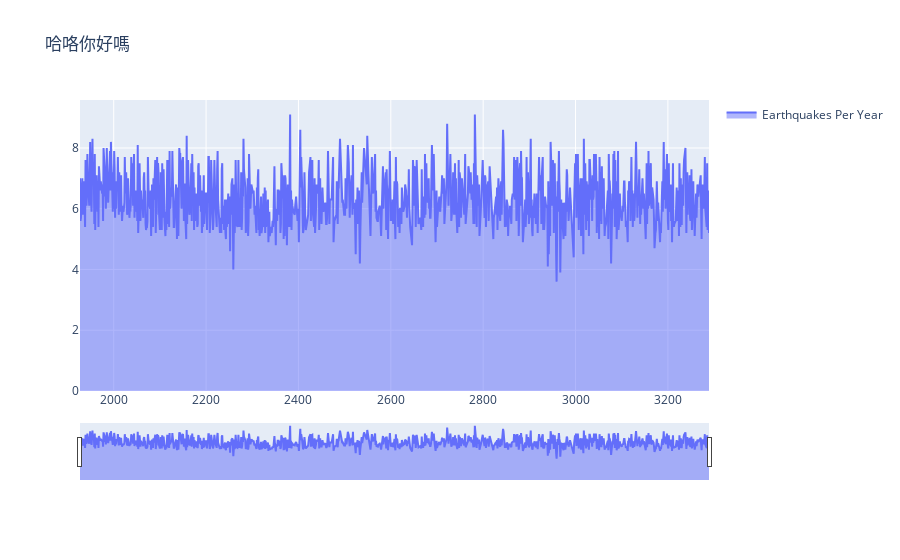

This figure's notebook cell:
### Code cell
fig = go.Figure()

fig.add_trace(go.Scatter(
    x=row_num, 
    y=magnitude,
    name='Earthquakes Per Year',
    fill='tozeroy'
))   

# Set title
fig.update_layout(
    title_text="哈咯你好嗎"
)
# Add range slider
fig.update_layout(
    xaxis=dict(
        rangeslider=dict(
            visible=True
        )
    ),
    showlegend=True
)
fig.show()

### Figure 1 — Plotly figure (JSON) as saved in the notebook; plotly's stock layout.template omitted (floating-point values rounded to 4 significant figures; data arrays with more than 128 entries replaced by an {"elided": "..."} marker saying what was removed)
{"data": [{"fill": "tozeroy", "name": "Earthquakes Per Year", "type": "scatter", "x": {"elided": "1095 int values"}, "y": {"elided": "1095 float values"}}], "layout": {"showlegend": true, "title": {"text": "哈咯你好嗎"}, "xaxis": {"rangeslider": {"visible": true}}}}
